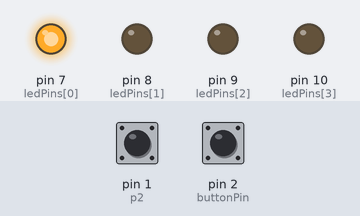
A sketch run on a simulated Arduino Uno, built with avr-gcc and run on an emulated ATmega328P. On the bench: output pins drawn as LEDs (lit = HIGH). Dashed ring = blinking. The inputs (shaded band) are chosen by the test bench; at power-on: pin 2 (buttonPin) HIGH, pin 1 (p2) HIGH.

Above: at 1.2 s.
1.3 s: pin 2 (buttonPin) pulled LOW for 3.2 s
At 6.8 s:
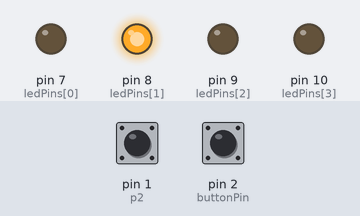
7.5 s: pin 2 (buttonPin) pulled LOW for 0.15 s
At 10.4 s:
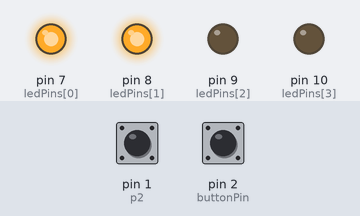
10.6 s: pin 2 (buttonPin) pulled LOW for 1 s
At 16.8 s:
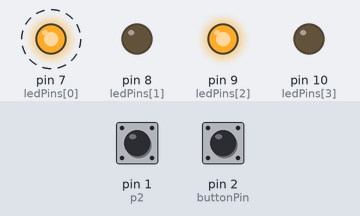
Timing chart, 0 to 29.6 s (numbered marks = the images above; inputs shaded):
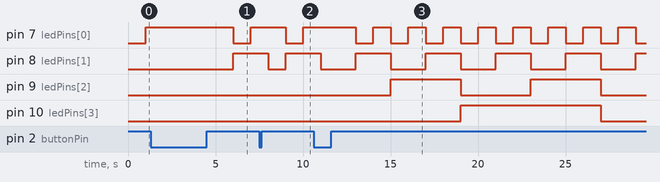

The sketch:

lab_02_04.ino
```cpp
int ledPins[] = {7, 8, 9, 10};
int l = 0;

unsigned long previousMillis = 0;
const unsigned long interval = 1000; // 1 sekunda

const int buttonPin = 2;
int button1 = 0;
int new_war = 0;
int button_war_1 = 0;
int button_war_2 = 0;


const int p1 = 0;
const int p2 = 1;

void reset() {
  l = 0;
}

void zmien_wart() {
  l = 0;

  int i = 0;
  while(i < 4) {

      while (!button_war_1 || !button_war_2) {
        debounce();
      }
      if (button_war_1) { l ^= (button_war_1 << i);}
      if (button_war_2) { l ^= (button_war_2 << i);}
      i++;
  }

}


void debounce() {
  static byte lastState = HIGH;
  static unsigned long lastDebounceTime = 0;
  const unsigned long debounceDelay = 50;

  int reading = digitalRead(buttonPin);

  if (reading != lastState) {
    lastDebounceTime = millis();
  }

  if ((millis() - lastDebounceTime) > debounceDelay) {
    if (reading == LOW) {
      button1 = 1;
    }
  }

  lastState = reading;


  int r2 = digitalRead(p2);
  static unsigned long lastDebounceTime2 = 0;
  const unsigned long debounceDelay2 = 50;


  static byte lasts2 = HIGH;

  if (r2 != lasts2) {
    lastDebounceTime2 = millis();
  }

  if ((millis() - lastDebounceTime2) > debounceDelay2) {
    if (r2 == LOW) { new_war = 1;}
    }


  if (new_war) {
    int r2 = digitalRead(p2);
    static unsigned long lastDebounceTime2 = 0;
    const unsigned long debounceDelay2 = 50;


    static byte lasts2 = HIGH;

    if (r2 != lasts2) {
      lastDebounceTime2 = millis();
    }

    if ((millis() - lastDebounceTime2) > debounceDelay2) {
      if (r2 == LOW) { button_war_1 = 1;}
      }


        int r1 = digitalRead(p1);
    static unsigned long lastDebounceTime1 = 0;
    const unsigned long debounceDelay1 = 50;


    static byte lasts1 = HIGH;

    if (r1 != lasts1) {
      lastDebounceTime1 = millis();
    }

    if ((millis() - lastDebounceTime1) > debounceDelay1) {
      if (r1 == LOW) { button_war_2 = 1;}
      }

  }

}

void setup() {
  for (int i = 0; i < 4; i++) {
    pinMode(ledPins[i], OUTPUT);
  }
  pinMode(buttonPin, INPUT_PULLUP);
  pinMode(p1, INPUT_PULLUP);
  pinMode(p2, INPUT_PULLUP);
}

void loop() {
  unsigned long currentMillis = millis();

  debounce();
  if (button1) {
    reset();
    button1 = 0;
  }
  if (new_war) {
    zmien_wart();
    new_war = 0;
  }

  if (currentMillis - previousMillis >= interval) {
    previousMillis = currentMillis;

    l++;
    if (l > 15) l = 0;

    for (int i = 0; i < 4; i++) {
      int bitValue = (l >> i) & 1;
      digitalWrite(ledPins[i], bitValue);
    }
  }
}
```

Measured:
- after the input at 1.3 s, pin 9 (ledPins[2]): stays LOW (without the input it goes to HIGH after 2.7 s)
- after the input at 7.5 s, pin 9 (ledPins[2]): stays LOW (without the input it goes to HIGH after 0.50 s)
- by itself, pin 7 (ledPins[0]): alternates HIGH for 1.0 s and LOW for 1.0 s
- by itself, pin 8 (ledPins[1]): alternates HIGH for 2.0 s and LOW for 2.0 s
